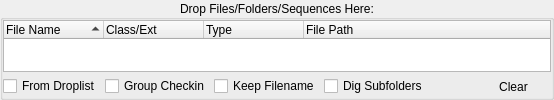
<?xml version="1.0" encoding="UTF-8"?>
<ui version="4.0">
 <class>dropPlateGroupBox</class>
 <widget class="QGroupBox" name="dropPlateGroupBox">
  <property name="windowTitle">
   <string>DropPlate</string>
  </property>
  <property name="title">
   <string>Drop Files/Folders/Sequences Here:</string>
  </property>
  <property name="alignment">
   <set>Qt::AlignCenter</set>
  </property>
  <property name="flat">
   <bool>true</bool>
  </property>
  <layout class="QGridLayout" name="gridLayout">
   <property name="margin">
    <number>0</number>
   </property>
   <property name="spacing">
    <number>4</number>
   </property>
   <item row="2" column="4">
    <spacer name="horizontalSpacer">
     <property name="orientation">
      <enum>Qt::Horizontal</enum>
     </property>
     <property name="sizeHint" stdset="0">
      <size>
       <width>40</width>
       <height>20</height>
      </size>
     </property>
    </spacer>
   </item>
   <item row="0" column="0" colspan="6">
    <widget class="QTreeWidget" name="dropTreeWidget">
     <property name="sizePolicy">
      <sizepolicy hsizetype="Ignored" vsizetype="Ignored">
       <horstretch>0</horstretch>
       <verstretch>0</verstretch>
      </sizepolicy>
     </property>
     <property name="styleSheet">
      <string notr="true">QTreeView::item {
	padding: 2px;
}

QTreeView::item:selected:active{
	background: qlineargradient(spread:pad, x1:0, y1:0, x2:1, y2:0, stop:0 rgba(82, 133, 166, 255), stop:1 rgba(82, 133, 166, 255));
    border: 1px solid transparent;
}
QTreeView::item:selected:!active {
	background: qlineargradient(spread:pad, x1:0, y1:0, x2:1, y2:0, stop:0 rgba(82, 133, 166, 255), stop:1 rgba(82, 133, 166, 255));
    border: 1px solid transparent;
}
</string>
     </property>
     <property name="editTriggers">
      <set>QAbstractItemView::AllEditTriggers</set>
     </property>
     <property name="tabKeyNavigation">
      <bool>true</bool>
     </property>
     <property name="alternatingRowColors">
      <bool>true</bool>
     </property>
     <property name="selectionMode">
      <enum>QAbstractItemView::ExtendedSelection</enum>
     </property>
     <property name="textElideMode">
      <enum>Qt::ElideMiddle</enum>
     </property>
     <property name="verticalScrollMode">
      <enum>QAbstractItemView::ScrollPerPixel</enum>
     </property>
     <property name="indentation">
      <number>20</number>
     </property>
     <property name="rootIsDecorated">
      <bool>true</bool>
     </property>
     <property name="uniformRowHeights">
      <bool>true</bool>
     </property>
     <property name="itemsExpandable">
      <bool>true</bool>
     </property>
     <property name="sortingEnabled">
      <bool>true</bool>
     </property>
     <property name="allColumnsShowFocus">
      <bool>true</bool>
     </property>
     <property name="wordWrap">
      <bool>true</bool>
     </property>
     <property name="headerHidden">
      <bool>false</bool>
     </property>
     <attribute name="headerCascadingSectionResizes">
      <bool>true</bool>
     </attribute>
     <column>
      <property name="text">
       <string>File Name</string>
      </property>
     </column>
     <column>
      <property name="text">
       <string>Class/Ext</string>
      </property>
     </column>
     <column>
      <property name="text">
       <string>Type</string>
      </property>
     </column>
     <column>
      <property name="text">
       <string>File Path</string>
      </property>
     </column>
    </widget>
   </item>
   <item row="2" column="0">
    <widget class="QCheckBox" name="fromDropListCheckBox">
     <property name="text">
      <string>From Droplist</string>
     </property>
    </widget>
   </item>
   <item row="2" column="1">
    <widget class="QCheckBox" name="groupCheckinCheckBox">
     <property name="text">
      <string>Group Checkin</string>
     </property>
    </widget>
   </item>
   <item row="2" column="2">
    <widget class="QCheckBox" name="keepFileNameCheckBox">
     <property name="text">
      <string>Keep Filename</string>
     </property>
    </widget>
   </item>
   <item row="2" column="5">
    <widget class="QToolButton" name="clearPushButton">
     <property name="minimumSize">
      <size>
       <width>75</width>
       <height>0</height>
      </size>
     </property>
     <property name="text">
      <string>Clear</string>
     </property>
     <property name="toolButtonStyle">
      <enum>Qt::ToolButtonTextBesideIcon</enum>
     </property>
     <property name="autoRaise">
      <bool>true</bool>
     </property>
    </widget>
   </item>
   <item row="2" column="3">
    <widget class="QCheckBox" name="digSubfoldersCheckBox">
     <property name="text">
      <string>Dig Subfolders</string>
     </property>
    </widget>
   </item>
  </layout>
 </widget>
 <resources/>
 <connections/>
</ui>
